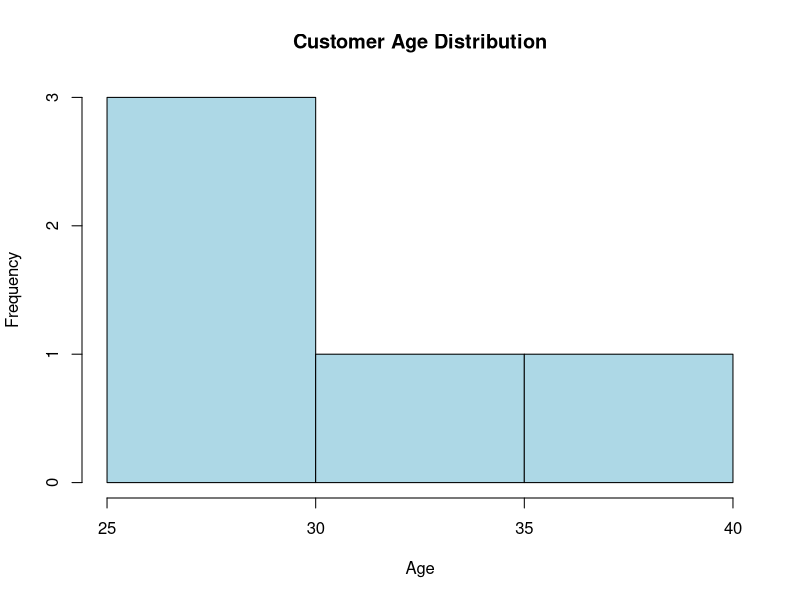
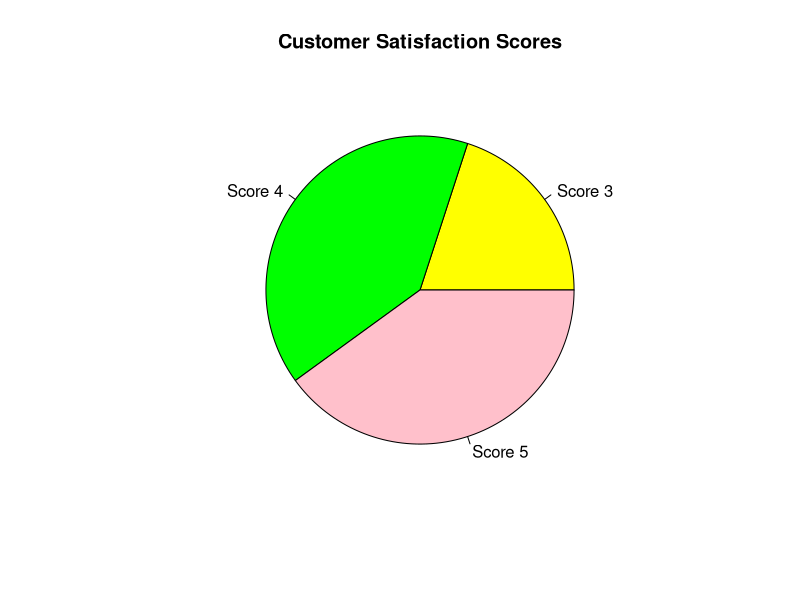
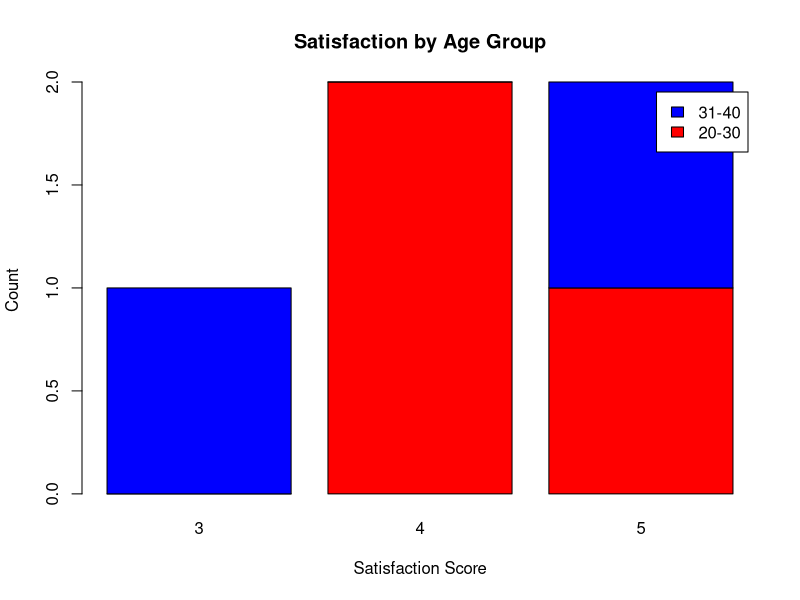
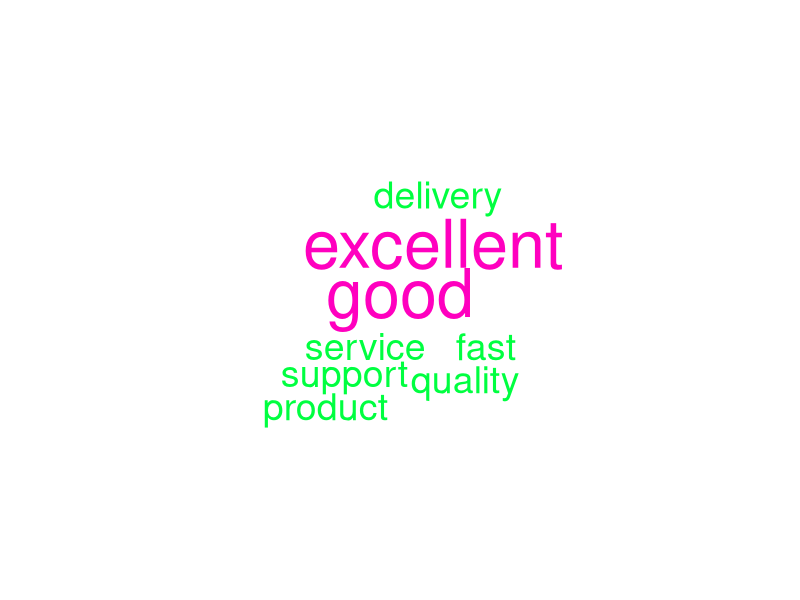

Source code (R) for these figures, in order:
# Install packages (Run only once)
install.packages("slam")
install.packages("tm")
install.packages("wordcloud")

# Load packages
library(slam)
library(tm)
library(wordcloud)

# Dataset
age <- c(25,30,35,28,40)
score <- c(4,5,3,4,5)

# 1. Histogram
hist(age,
     main="Customer Age Distribution",
     xlab="Age",
     ylab="Frequency",
     col="lightblue",
     border="black")

# 2. Pie Chart
pie(table(score),
    labels=paste("Score", names(table(score))),
    main="Customer Satisfaction Scores",
    col=c("yellow","green","pink"))

# 3. Stacked Bar Chart
age_group <- c("20-30","20-30","31-40","20-30","31-40")
data <- table(age_group, score)

barplot(data,
        col=c("red","blue"),
        legend=rownames(data),
        main="Satisfaction by Age Group",
        xlab="Satisfaction Score",
        ylab="Count")

# 4. Word Cloud
feedback <- c(
  "Good service",
  "Excellent support",
  "Good quality",
  "Fast delivery",
  "Excellent product"
)

corpus <- Corpus(VectorSource(feedback))
corpus <- tm_map(corpus, content_transformer(tolower))
corpus <- tm_map(corpus, removePunctuation)
corpus <- tm_map(corpus, removeNumbers)
corpus <- tm_map(corpus, removeWords, stopwords("english"))

tdm <- TermDocumentMatrix(corpus)
m <- as.matrix(tdm)
words <- rownames(m)
freq <- rowSums(m)

wordcloud(words,
          freq,
          min.freq=1,
          random.order=FALSE,
          colors=rainbow(length(words)))
